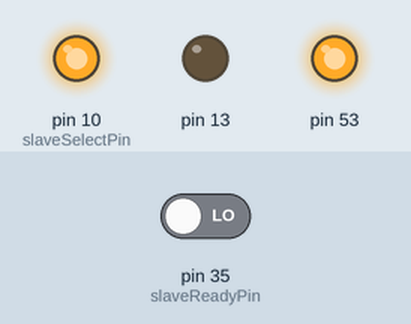
A sketch run on a simulated Arduino Mega 2560, built with avr-gcc and run on an emulated ATmega2560. Shown: output pins drawn as LEDs (lit = HIGH). The inputs (shaded band) are chosen by the test bench; at power-on: pin 35 (slaveReadyPin) LOW. Pins used as bus, display or sensor lines are not drawn.

Above: at 1.1 s.
Timing chart, 0 to 2.6 s (numbered marks = the images above):
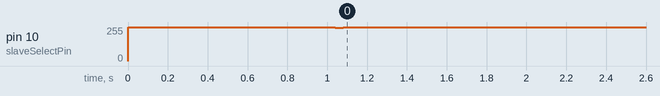

The sketch:

scanning_SPI_example.ino
```cpp
#include <SPI.h>

const int slaveSelectPin = 10;
const int slaveReadyPin = 35;
const int trigger_pin = 34;

void setup() {
  Serial.begin(115200);
  pinMode (slaveSelectPin, OUTPUT);
  pinMode (trigger_pin, OUTPUT);
  pinMode (slaveReadyPin, INPUT);
  pinMode (13, OUTPUT);
  digitalWrite (slaveSelectPin, HIGH);
  SPI.begin();
  delay(1000);


// Setup the scan mirror to perform a sawtooth scan in X axis each time a trigger pulse is received.
// Y is static. Also increments the Y position between each X scan

// input stage
  sendWriteSPI(0x40005102,0x60,generateSPFPR(0));                       //Select signal generator system as active input for X and static value for Y axis.
  sendWriteSPI(0x60006001,0x02,0x01);                                   //(XY units, run_flag:true) [Units: 0,Current; 1,Optical feedback; 2,XY]
  sendWriteSPI(0x60026003,0x03,generateSPFPR(0.5));                     //(shape, Hz)[shape: 0,sine; 1,Triangle; 2, Square; 3,Saw; 4, Pulse]
  sendWriteSPI(0x60046005,generateSPFPR(0.8),generateSPFPR(0));         //(Amplitude, Offset)
  sendWriteSPI(0x60066007,generateSPFPR(0),1);                          //(Phase [radians], Cycles [-1 for infinite])
  sendWriteSPI(0x60086009,generateSPFPR(0.5),1);                        //(Duty cycle, Ext trig [0, disable; 1 rising/falling; 2, falling edge])
//input conditioning
  sendWriteSPI(0x98009801,generateSPFPR(0.075),generateSPFPR(-0.005));      // X  (Gain, Offset)
  sendWriteSPI(0x99009901,generateSPFPR(0.05),generateSPFPR(0.048));      // Y  (Gain, Offset)
//control stage (open or closed loop)
  sendWriteSPI(0x40024007,0xC0,0xC1);       //Activate closed loop control for both axes
// output conditioning
      //leave all as default
// Output stage
      //leave all as default
}


float z = 0.25;

void loop() {

  z=z-0.05;
  if(z<-0.25){z=0.25;}
  sendWriteSPI(0x51020000,generateSPFPR(z),0x00);
  delay(1500);
  //trigger pin
  digitalWrite(trigger_pin,1);
  delay(1);
  digitalWrite(trigger_pin,0);
}

void sendWriteSPI(uint32_t registers, uint32_t valueX, uint32_t valueY){

  while(digitalRead(slaveReadyPin) == HIGH){}//wait for slave to be ready
  SPI.beginTransaction(SPISettings(4000000, MSBFIRST, SPI_MODE1));
  digitalWrite(slaveSelectPin,LOW);
                           SPI.transfer(0x00);SPI.transfer(0x01);     //write command
  for(int i=24;i>-8;i=i-8){SPI.transfer((registers >> i) & 0xFF);}    //registers
  for(int i=24;i>-8;i=i-8){SPI.transfer(valueX >> i & 0xFF);}         //X command
  for(int i=24;i>-8;i=i-8){SPI.transfer(valueY >> i & 0xFF);}         //Y command
  digitalWrite(slaveSelectPin,HIGH);
  SPI.endTransaction();
  if(false){ //printout
    Serial.print("SPI transfer: ");
    Serial.print(registers, HEX);Serial.print(valueX, HEX);Serial.println(valueY, HEX);
  }
}


uint32_t generateSPFPR(float f) {
  float normalized;
  int16_t shift;
  int32_t sign, exponent, significand;

  if (f == 0.0)
    return 0; //handle this special case
  //check sign and begin normalization
  if (f < 0) {
    sign = 1;
    normalized = -f;
  } else {
    sign = 0;
    normalized = f;
  }
  //get normalized form of f and track the exponent
  shift = 0;
  while (normalized >= 2.0) {
    normalized /= 2.0;
    shift++;
  }
  while (normalized < 1.0) {
    normalized *= 2.0;
    shift--;
  }
  normalized = normalized - 1.0;
  //calculate binary form (non-float) of significand
  significand = normalized*(0x800000 + 0.5f);
  //get biased exponent
  exponent = shift + 0x7f; //shift + bias
  //combine and return
  return (sign<<31) | (exponent<<23) | significand;
}
```

Measured:
- by itself, pin 10 (slaveSelectPin): 255/255 → 249/255 at 1.0 s, → 255/255 0.04 s later
